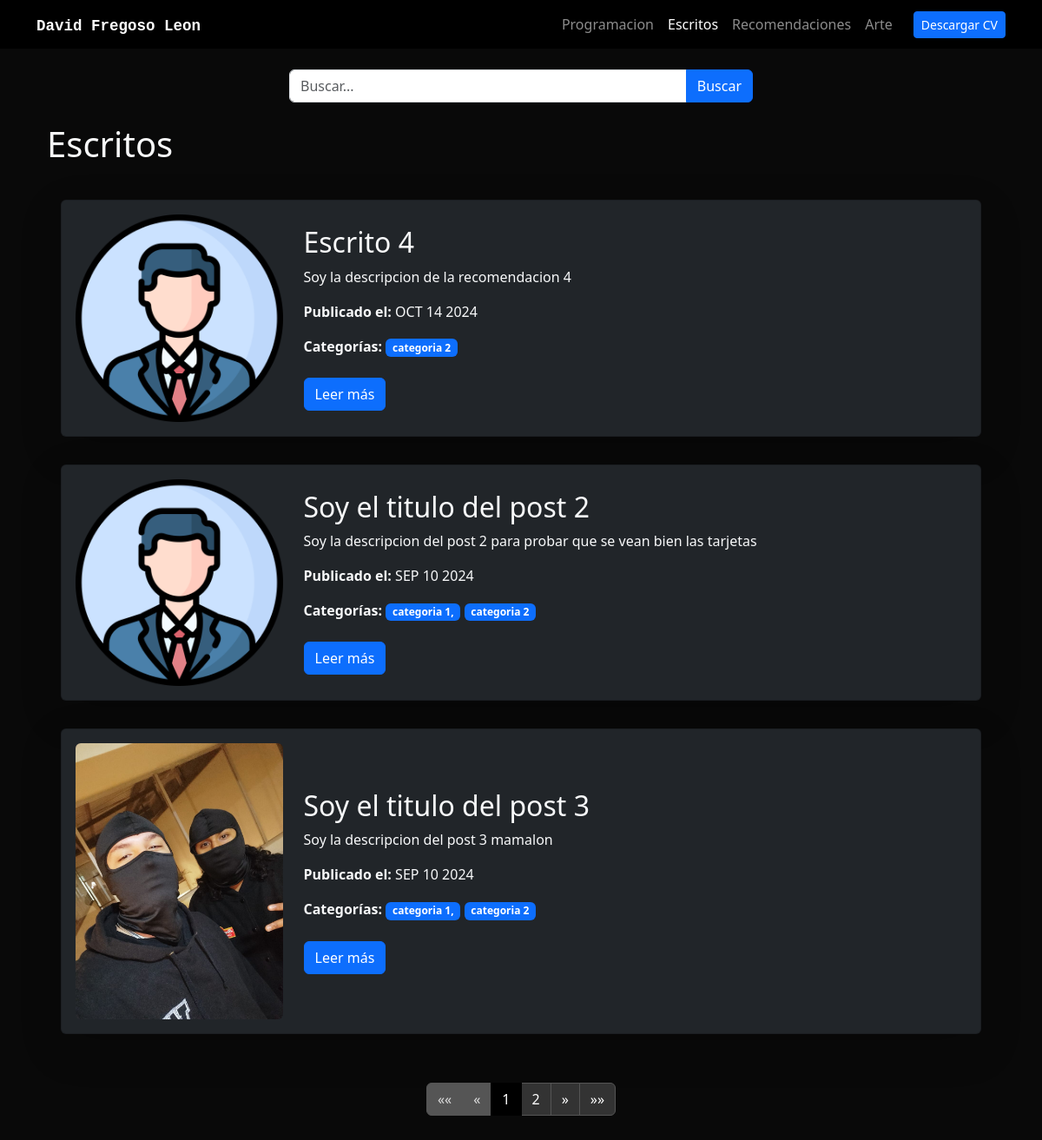
The page /blog/writenposts/ on the database its author committed.
### blog/models.py (models this page shows, shortened)
class BasePostsContent(models.Model):
    title = models.CharField(max_length=250)
    slug = models.CharField(max_length=250)
    img = models.ImageField(upload_to='posts/images/', verbose_name="Image")
    description = models.TextField()
    date = models.DateField(default=datetime.date.today)
    class Meta:
        abstract = True

class Post(BasePostsContent):
    POST_TYPES = [
        ('escritos', 'Escritos'),
        ('recomendaciones', 'Recomendaciones')
    ]
    type = models.CharField(max_length=15, choices=POST_TYPES)
    categories = models.ManyToManyField(Categories, related_name="posts")
    content = CKEditor5Field('Text', config_name='extends')

### category/models.py (models this page shows, shortened)
class Categories(models.Model):
    CATEGORIES_TYPES = [
        ('escritos', 'Escritos'),
        ('recomendaciones', 'Recomendaciones')
    ]
    name = models.CharField(max_length=250)
    slug = models.CharField(max_length=250)
    type = models.CharField(max_length=15, choices=CATEGORIES_TYPES)

### blog/views.py (the view)
# urls.py: path('writenposts/', list_written_posts, name='writen_posts'),
def list_written_posts(request):
    written = True
    query = request.GET.get('q', '')
    post_list = Post.objects.filter(type='escritos').order_by('-date')
    if query:
        post_list = post_list.filter(
            Q(title__icontains=query) |
            Q(description__icontains=query) |
            Q(categories__name__icontains=query)
        ).distinct()
    paginator = Paginator(post_list, 3)
    page_number = request.GET.get('page', 1)
    try:
        posts = paginator.page(page_number)
    except EmptyPage:
        posts = paginator.page(paginator.num_pages)
    except PageNotAnInteger:
        posts = paginator.page(1)
    return render(request, 'posts.html', {
        'posts': posts,
        'written': written,
        'query': query
    })

### blog/templates/posts.html
{% extends 'layout.html' %}
{% load custom_filters %}
{% block content %}
<form method="get" class="mb-4">
    <div class="row justify-content-center">
        <div class="col-11 col-md-6">
            <div class="input-group">
                <input type="text" name="q" class="form-control" placeholder="Buscar..." value="{{ query }}">
                <button class="btn btn-primary" type="submit">Buscar</button>
            </div>
        </div>
    </div>
</form>
{% if art %}
    <h1>Arte</h1>
    <div class="container my-4">
        <div class="row text-center">
            {% for post in posts %}
                <div class="col-md-4 mb-4 d-flex align-items-stretch">
                    <div class="card card-post bg-dark text-light shadow-lg rounded w-100">
                        <div class="position-relative">
                            {% if post.img %}
                                <img src="{{ post.img.url }}" alt="{{ post.title }}" class="card-img-top img-fluid" style="height: 200px; object-fit: cover;">
                            {% endif %}
                        </div>
                        <div class="card-body d-flex flex-column">
                            <h4 class="card-title">{{ post.title }}</h4>
                            <p><strong>Publicado el:</strong> {{ post.date|date:"M d Y"|upper }}</p>
                            <p><strong>Categorías:</strong>
                                {% for tool in post.tools|split_by_comma %}
                                    <span class="badge bg-primary">{{ tool }}</span>
                                {% endfor %}
                            </p>
                            <p class="card-text flex-grow-1" style="text-align: center;">{{ post.description|striptags|truncatechars:500 }}</p>
                            <a href="{% url 'blog:art_detail' post.slug %}" class="btn btn-primary mt-auto">Visualizar</a>
                        </div>
                    </div>
                </div>
            {% empty %}
                <p>No hay proyectos disponibles.</p>
            {% endfor %}
        </div>
    </div>
{% else %}
    {% if written %}
        <h1>Escritos</h1>
    {% else %}
        <h1>Recomendaciones</h1>
    {% endif %}
    <div class="container my-4">
        <div class="row">
            {% for post in posts %}
                <div class="col-md-12 p-3">
                    <div class="card card-body bg-dark card-post shadow-lg">
                        <div class="row">
                            <div class="col-md-3 my-auto">
                                {% if post.img %}
                                    <img src="{{ post.img.url }}" alt="{{ post.title }}" class="img-fluid rounded" style="max-width: 100%; height: auto;">
                                {% endif %}
                            </div>
                            <div class="col-md-9 my-auto">
                                <h2>{{ post.title }}</h2>
                                <p style="text-align: justify;">{{ post.description|striptags|truncatechars:500 }}</p>
                                <p><strong>Publicado el:</strong> {{ post.date|date:"M d Y"|upper }}</p>
                                <p><strong>Categorías:</strong>
                                    {% for category in post.categories.all %}
                                        <span class="badge bg-primary">{{ category.name }}{% if not forloop.last %}, {% endif %}</span>
                                    {% endfor %}
                                </p>
                                <a href="{% url 'blog:post_detail' post.slug %}" class="btn btn-primary mt-2">Leer más</a>
                            </div>
                        </div>
                    </div>
                </div>
            {% empty %}
                <p>No hay posts disponibles.</p>
            {% endfor %}
        </div>
    </div>
{% endif %}
<div class="p-3">
    {% include "pagination.html" with page=posts %}
</div>
{% endblock %}

### portfolio/static/main.css (style rules this page uses)
body { background-color: #090909; }

### rows shown on the page
Post: img (picture), title "Escrito 4", description "Soy la descripcion de la recomendacion 4", date "OCT 14 2024"
Categories: name "categoria 2"
Post: img (placeholder picture), title "Soy el titulo del post 2", description "Soy la descripcion del post 2 para probar que se vean bien las tarjetas", date "SEP 10 2024"
Categories: name "categoria 1"
Post: img (picture), title "Soy el titulo del post 3", description "Soy la descripcion del post 3 mamalon", date "SEP 10 2024"

### other values the page prints
{{ num }} "1"
{{ num }} "2"
